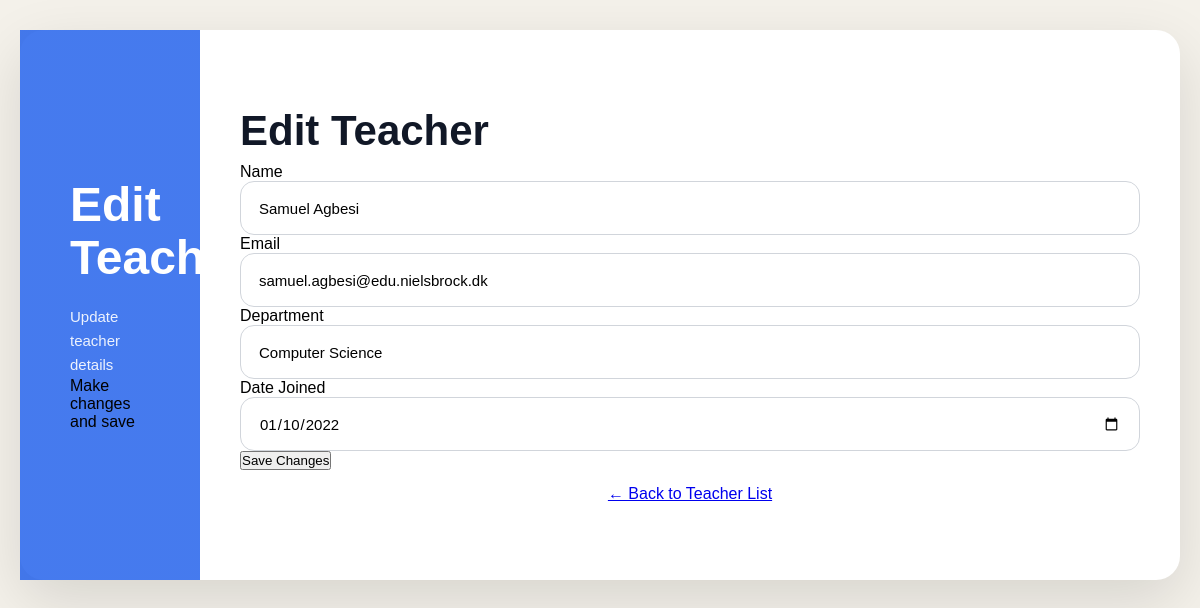
The page /02_Teacher_management/edit.php?id=1 on the database its author committed.
### tables this page shows
CREATE TABLE `teacher` (
  `TeacherID` int(11) NOT NULL,
  `TeacherName` varchar(100) DEFAULT NULL,
  `Email` varchar(100) DEFAULT NULL,
  `Department` varchar(50) DEFAULT NULL,
  `DateJoined` date DEFAULT NULL,
  `IsActive` tinyint(1) DEFAULT NULL
);

### models/teacher.php (called while the page is built, shortened)
<?php
require_once __DIR__ . '/../database/db.php';
class Teacher
{
    private $conn;
    public function __construct()
    {
        $db = new Database();
        $this->conn = $db->connect();
    }
    public function getById($id)
    {
        $sql = "SELECT * FROM teacher WHERE TeacherID = ?";
        $stmt = $this->conn->prepare($sql);
        $stmt->bind_param("i", $id);
        $stmt->execute();
        $result = $stmt->get_result();
        return $result->fetch_assoc();
    }
}
?>

### database/db.php (called while the page is built)
<?php
class Database {
    private $host = "localhost";
    private $user = "root";
    private $pass = "";
    private $db   = "student_record_system";
    public function connect() {
        return new mysqli($this->host, $this->user, $this->pass, $this->db);
    }
}
?>

### 02_Teacher_management/edit.php (the view, shortened to what this page needs)
<?php
require_once("../models/teacher.php");
$teacher = new Teacher();
$id = (int) $_GET['id'];
$row = $teacher->getById($id);
?>
<!DOCTYPE html>
<html lang="en">
<head>
    <link rel="stylesheet" href="../style.css">
    <link rel="stylesheet" href="teacher.css">
</head>
<body>
<div class="container">
    <div class="left">
        <div class="left-content">
            <h1>Edit Teacher</h1>
            <p>Update teacher details</p>
            <span>Make changes and save</span>
        </div>
    </div>
    <div class="right">
        <div class="form-box">
            <h2>Edit Teacher</h2>
            <form method="POST" action="../controllers/teachercontroller.php">
                <label>Name</label>
                <input type="text" name="name" value="<?php echo htmlspecialchars($row['TeacherName']); ?>" required>
                <label>Email</label>
                <input type="email" name="email" value="<?php echo htmlspecialchars($row['Email']); ?>" required>
                <label>Department</label>
                <input type="text" name="department" value="<?php echo htmlspecialchars($row['Department']); ?>" required>
                <label>Date Joined</label>
                <input type="date" name="dateJoined" value="<?php echo $row['DateJoined']; ?>" max="<?php echo date('Y-m-d'); ?>" required>
                <button type="submit" name="updateTeacher">Save Changes</button>
            </form>
            <p style="margin-top: 15px; text-align: center;">
                <a href="index.php">← Back to Teacher List</a>
            </p>
        </div>
    </div>
</div>
</body>
</html>

### style.css (style rules this page uses)
* { margin: 0; padding: 0; box-sizing: border-box; font-family: "Poppins", sans-serif; }
body { min-height: 100vh; display: flex; justify-content: center; align-items: center; padding: 20px; background: #f4f1ea; }
.container { width: 100%; max-width: 1000px; min-height: 550px; background: #ffffff; border-radius: 24px; overflow: hidden; display: flex; box-shadow: 0 20px 60px rgba(0, 0, 0, 0.12); }
.left { flex: 1; background: linear-gradient( rgba(37, 99, 235, 0.85), rgba(37, 99, 235, 0.85) ); background-size: cover; background-position: center; position: relative; overflow: hidden; display: flex; align-items: center; }
.left-content { position: relative; z-index: 2; padding: 50px; width: 100%; }
.left-content h1 { font-size: 48px; line-height: 1.1; color: white; font-weight: 700; margin-bottom: 20px; }
.left-content p { font-size: 15px; line-height: 1.6; color: rgba(255, 255, 255, 0.9); max-width: 380px; }
.right { flex: 1; display: flex; justify-content: center; align-items: center; padding: 50px; }
.form-box { width: 100%; max-width: 420px; }
.form-box h2 { font-size: 42px; color: #111827; font-weight: 700; margin-bottom: 8px; }
input { width: 100%; height: 54px; border: 1px solid #d1d5db; border-radius: 14px; padding: 0 18px; font-size: 15px; outline: none; transition: 0.3s; background: white; }
input::placeholder { color: #9ca3af; }

### 02_Teacher_management/teacher.css (style rules this page uses)
body { height: auto; min-height: 100vh; align-items: flex-start; padding: 30px 20px; box-sizing: border-box; }
.container { height: auto; min-height: 550px; overflow: visible; width: 100%; max-width: 1300px; align-items: stretch; }
.left { flex: 0.4; min-height: 100%; }
.right { flex: 2; overflow-x: auto; padding: 40px; }
.form-box { max-width: 100%; }

### rows shown on the page
teacher: name "Samuel Agbesi", email "samuel.agbesi@edu.nielsbrock.dk", department "Computer Science", dateJoined "01/10/2022"
